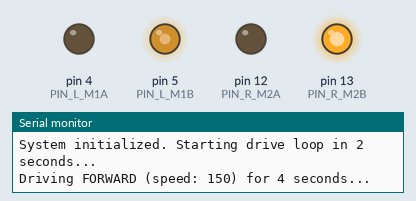
The sketch below on a simulated Arduino Uno, built with avr-gcc and run on an emulated ATmega328P. Parts: output pins drawn as LEDs (lit = HIGH), the last lines printed to the serial monitor.

Above: at 2.05 s.
At 11.95 s:
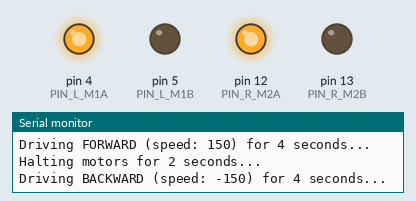
At 31.9 s:
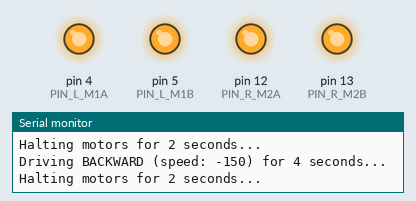
Timing chart, 0 to 41.0 s (numbered marks = the images above):
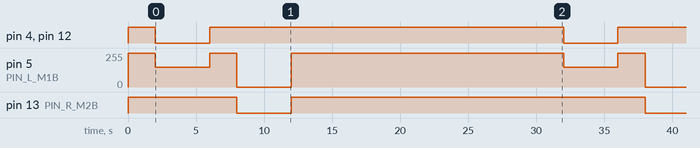

Measured:
- by itself, pin 4 (PIN_L_M1A), pin 12 (PIN_R_M2A), pin 13 (PIN_R_M2B): alternates HIGH for 26.0 s and LOW for 4.0 s
- by itself, pin 5 (PIN_L_M1B): repeats every 30.0 s: 255/255 2.0 s, 0/255 4.0 s, 255/255 20.0 s, 150/255 4.0 s

The sketch:

robot_test.ino
```cpp
/*
  ESP8266 Motor Test Program

  This is a standalone test program to verify that the robot drives correctly
  using the Cytron Maker Drive dual-channel motor driver connected to an ESP8266.

  It:
  1. Drives both motors forward at medium speed for 4 seconds.
  2. Halts for 2 seconds.
  3. Drives both motors backward at medium speed for 4 seconds.
  4. Halts for 2 seconds.
  5. Repeats indefinitely.
*/

// Pin Definitions for Cytron Maker Drive on ESP8266
#define PIN_L_M1A 4    // Left Motor M1A Input - GPIO4 (D2)
#define PIN_L_M1B 5    // Left Motor M1B Input - GPIO5 (D1)

#define PIN_R_M2A 12   // Right Motor M2A Input - GPIO12 (D6)
#define PIN_R_M2B 13   // Right Motor M2B Input - GPIO13 (D7)

// Clamp utility
int const_rain(int value, int minVal, int maxVal) {
  if (value < minVal) return minVal;
  if (value > maxVal) return maxVal;
  return value;
}

// Motor Control functions
void setMotorLeft(int speed) {
  speed = const_rain(speed, -255, 255);

  // Invert left motor speed so positive speed drives forward
  speed = -speed;

  if (speed > 0) {
    // Forward: M1A = PWM, M1B = LOW
    analogWrite(PIN_L_M1A, speed);
    digitalWrite(PIN_L_M1B, LOW);
  } else if (speed < 0) {
    // Reverse: M1A = LOW, M1B = PWM
    digitalWrite(PIN_L_M1A, LOW);
    analogWrite(PIN_L_M1B, abs(speed));
  } else {
    // Active Brake: Both HIGH
    digitalWrite(PIN_L_M1A, HIGH);
    digitalWrite(PIN_L_M1B, HIGH);
  }
}

void setMotorRight(int speed) {
  speed = const_rain(speed, -255, 255);

  // Invert right motor speed so positive speed drives forward
  speed = -speed;

  if (speed > 0) {
    // Forward: M2A = PWM, M2B = LOW
    analogWrite(PIN_R_M2A, speed);
    digitalWrite(PIN_R_M2B, LOW);
  } else if (speed < 0) {
    // Reverse: M2A = LOW, M2B = PWM
    digitalWrite(PIN_R_M2A, LOW);
    analogWrite(PIN_R_M2B, abs(speed));
  } else {
    // Active Brake: Both HIGH
    digitalWrite(PIN_R_M2A, HIGH);
    digitalWrite(PIN_R_M2B, HIGH);
  }
}

void stopRobot() {
  setMotorLeft(0);
  setMotorRight(0);
}

void setup() {
  Serial.begin(115200);
  Serial.println("\n--- ESP8266 Motor Test Program Starting ---");

  // Configure control pins as outputs
  pinMode(PIN_L_M1A, OUTPUT);
  pinMode(PIN_L_M1B, OUTPUT);
  pinMode(PIN_R_M2A, OUTPUT);
  pinMode(PIN_R_M2B, OUTPUT);

  // Initialize stopped
  stopRobot();
  Serial.println("System initialized. Starting drive loop in 2 seconds...");
  delay(2000);
}

void loop() {
  // 1. Forward
  Serial.println("Driving FORWARD (speed: 150) for 4 seconds...");
  setMotorLeft(150);
  setMotorRight(150);
  delay(4000);

  // 2. Stop
  Serial.println("Halting motors for 2 seconds...");
  stopRobot();
  delay(2000);

  // 3. Backward
  Serial.println("Driving BACKWARD (speed: -150) for 4 seconds...");
  setMotorLeft(-150);
  setMotorRight(-150);
  delay(4000);

  // 4. Stop
  Serial.println("Halting motors for 2 seconds...");
  stopRobot();
  delay(20000);
}
```
